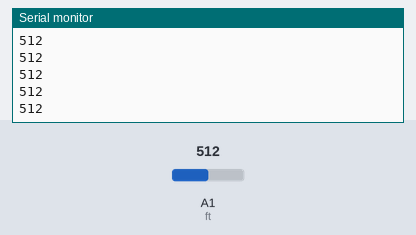
A sketch run on a simulated Arduino Uno, built with avr-gcc and run on an emulated ATmega328P. Shown: the last lines printed to the serial monitor. The test bench sets the inputs (shaded band); at power-on: A1 (ft) = 512.

Above: at 1.2 s.
1.3 s: A1 (ft) set to 591
At 1.9 s:
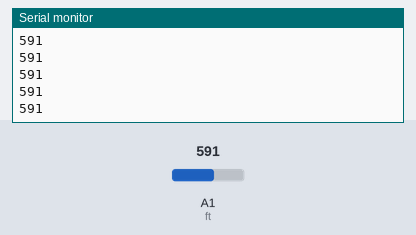
2.8 s: A1 (ft) set to 571
At 3.9 s:
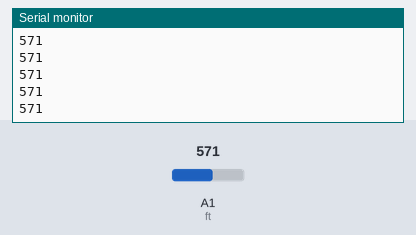
Timing chart, 0 to 5.8 s (numbered marks = the images above; inputs shaded):
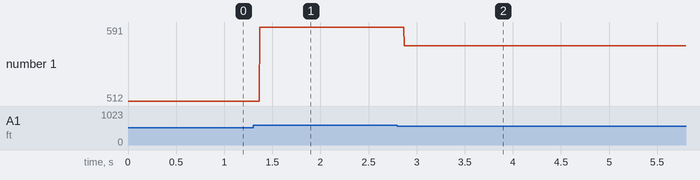

Measured:
- after the input at 1.3 s, the serial monitor: prints a new line after 0.07 s (image 1)
- after the input at 2.8 s, the serial monitor: prints a new line after 0.07 s (image 2)
- plotted number 1: 512 → 591 after the input at 1.3 s, 591 → 571 after the input at 2.8 s

The sketch:

prjecto_robotickings1.ino
```cpp
int ft=1;
int led=4;
int valorft=0;
void setup()
{
  pinMode(13, INPUT);
 Serial.begin(9600);

 }

  void loop()
 {

valorft=analogRead(ft);
Serial.println(valorft);
if(valorft<=581){
  digitalWrite(led, HIGH);
  }else{
   digitalWrite(led, LOW);
   }
 }    
```
